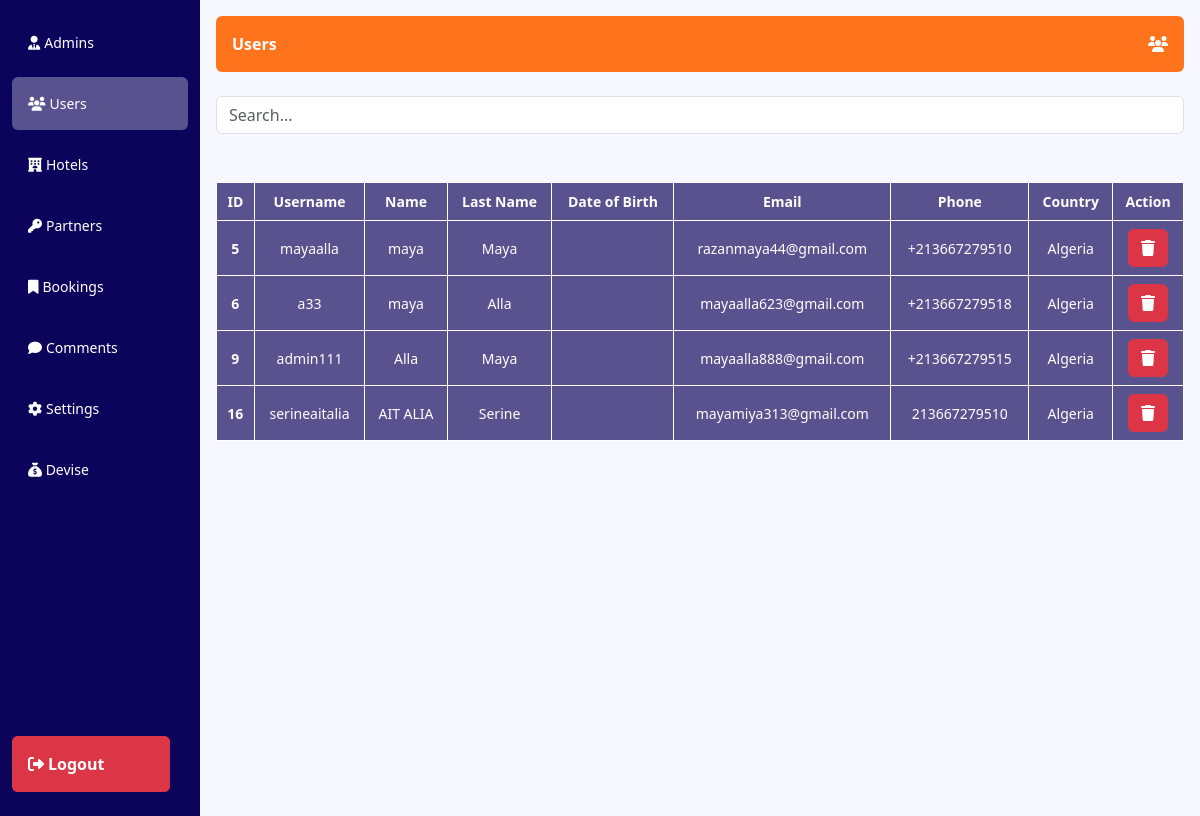
The page /admin/users.php (signed in) on the database its author committed.
### tables this page shows
CREATE TABLE `user` (
  `id` int(11) NOT NULL,
  `username` varchar(50) NOT NULL,
  `name` varchar(50) NOT NULL,
  `age` int(11) NOT NULL,
  `prename` varchar(50) NOT NULL,
  `password` varchar(511) NOT NULL,
  `email` varchar(50) NOT NULL,
  `phone` varchar(50) NOT NULL,
  `pays` varchar(50) NOT NULL,
  `image` varchar(512) DEFAULT NULL
);

### admin/users.php (the view, shortened to what this page needs)
<?php
include("../db.php");
?>
<!DOCTYPE html>
<html lang="en">
<head>
    <link href="../css/bootstrap.css" rel="stylesheet">
    <link rel="stylesheet" href="https://cdnjs.cloudflare.com/ajax/libs/font-awesome/6.5.1/css/all.min.css" />
</head>
<body>
<section>
  <div class="container-fluid">
    <div class="row" style="flex-wrap: nowrap !important">
      <div class="col-2 dash-nav  bg-info py-2" style="overflow-x:hidden !important; font-size: 14px !important">
                <ul class="list-group dash-nav-ui  bg-info text-white">
                    <form action="users.php" method="post">
                    <li class="my-2 list-group-item bg-info text-white rounded" style="border: none !important;" ><a href="dash.php" class="list-group-item list-group-item-action bg-info text-white px-0" style="border:none !important" ><i style="margin-left:0 !important" class="mx-1 fa-solid fa-user-tie"></i><span>Admins</span></a></li>
                    <li class="my-2 list-group-item bg-info text-white rounded active" style="border: none !important;" ><a href="users.php" class="list-group-item list-group-item-action bg-info text-white px-0" style="border:none !important" ><i style="margin-left:0 !important" class="mx-1 fa-solid fa-users"></i><span>Users</span></a></li>
                    <li class="my-2 list-group-item bg-info text-white rounded" style="border: none !important;" ><a href="hotels.php" class="list-group-item list-group-item-action bg-info text-white px-0" style="border:none !important" ><i style="margin-left:0 !important" class="mx-1 fa-solid fa-hotel"></i><span>Hotels</span></a></li>
                    <li class="my-2 list-group-item bg-info text-white rounded" style="border: none !important;" ><a href="partners.php" class="list-group-item list-group-item-action bg-info text-white px-0" style="border:none !important" ><i style="margin-left:0 !important" class="mx-1 fa-solid fa-key"></i><span>Partners</span></a></li>
                    <li class="my-2 list-group-item bg-info text-white rounded" style="border: none !important;" ><a href="resrvations.php" class="list-group-item list-group-item-action bg-info text-white px-0" style="border:none !important" ><i style="margin-left:0 !important" class="mx-1 fa-solid fa-bookmark"></i><span>Bookings</span></a></li>
                    <li class="my-2 list-group-item bg-info text-white rounded" style="border: none !important;" ><a href="comment.php" class="list-group-item list-group-item-action bg-info text-white px-0" style="border:none !important" ><i style="margin-left:0 !important" class="mx-1 fa-solid fa-comment"></i><span>Comments</span></a></li>
                    <li class="my-2 list-group-item bg-info text-white rounded" style="border: none !important;" ><a href="comment.php" class="list-group-item list-group-item-action bg-info text-white px-0" style="border:none !important" ><i style="margin-left:0 !important" class="mx-1 fa-solid fa-gear"></i><span>Settings</span></a></li>
                    <li class="my-2 list-group-item bg-info text-white rounded" style="border: none !important;" ><a href="devise.php" class="list-group-item list-group-item-action bg-info text-white px-0" style="border:none !important" ><i class="fa-solid fa-sack-dollar"></i> <span>Devise</span></a></li>
                    <li class="my-2 list-group-item text-white bg-danger rounded logout p-0" style="border: none !important; margin-right:1.5rem !important" ><button name="logout" class="p-3 btn bg-danger fw-bold list-group-item list-group-item-action bg-primary text-white" style="border:none !important" ><i style="margin-left:0 !important" class="mx-1 fa-solid fa-right-from-bracket"></i><span>Logout</span></button></li>
                    </form>
                </ul>
      </div>
      <div class="col py-3 p-3 cc  text-white" style="background-color: #f7f7ff">
                <div class="d-flex mb-4 justify-content-between p-3 rounded bg-primary fw-bold text-white">
                    <span>Users</span>
                    <span><i class="fa-solid fa-users"></i></span>
                </div>
                <div class="d-flex gap-2">
                    <input id="search" type="text" class="form-control" placeholder="Search..." value="" >
                </div>
                <table class="w-100 mt-5" id="table">
                    <?php
                    $sql = 'select * from user';
                    $rslt = mysqli_query($conn, $sql);
                    ?>
                  <thead>
                    <tr>
                        <th>ID</th>
                        <th>Username</th>
                        <th>Name</th>
                        <th>Last Name</th>
                        <th>Date of Birth</th>
                        <th>Email</th>
                        <th>Phone</th>
                        <th>Country</th>
                        <th>Action</th>
                    </tr>
                  </thead>
                  <tbody>
                    <?php while($row = mysqli_fetch_assoc($rslt)){ ?>
                  <form action="users.php" method="post">
                  <tr>
                  <th><?php echo $row['id'] ?></th>
                  <td><?php echo $row['username'] ?></td>
                  <td><?php echo $row['name'] ?></td>
                  <td><?php echo $row['prename'] ?></td>
                    <td><?php echo $row['birthdate'] ?></td>
                  <td><?php echo $row['email'] ?></td>
                  <td><?php echo $row['phone'] ?></td>
                  <td><?php echo $row['pays'] ?></td>
                  <td><button type="submit" name="delete" class="btn btn-danger"><i class="fa-solid fa-trash"></i></button></td>
                  </tr>
                  </form>
                  <?php } ?>
                  </tbody>
                </table>
      </div>
    </div>
  </div>
</section>
</body>
</html>

### admin/users.php (style rules this page uses)
body { background-color: #f3f3f5; }
li { transition: 0.2s background-color; }
a { transition: 0.2s background-color; }
.dash-nav-ui { height: 100vh; position: relative; flex-shrink: 0; }
.logout { position: absolute; bottom: 8px; width: 90%; }
.list-group-item-action { white-space: nowrap !important; overflow: hidden; }
.active a { background-color: #58538e !important; }
.active { background-color: #58538e !important; }
table > * { background-color: #58538e !important; text-align: center !important; width: 100% !important; }
th, td { padding: 0.5rem !important; background-color: #58538e !important; color: white !important; border: 1px white solid !important; font-size: 14px; }
table { border: 1px white solid !important; }

### rows shown on the page
user: id "5", username "mayaalla", name "maya", prename "Maya", email "razanmaya44@gmail.com", phone "+213667279510", pays "Algeria"
user: id "6", username "a33", name "maya", prename "Alla", email "mayaalla623@gmail.com", phone "+213667279518", pays "Algeria"
user: id "9", username "admin111", name "Alla", prename "Maya", email "mayaalla888@gmail.com", phone "+213667279515", pays "Algeria"
user: id "16", username "serineaitalia", name "AIT ALIA", prename "Serine", email "mayamiya313@gmail.com", phone "213667279510", pays "Algeria"
